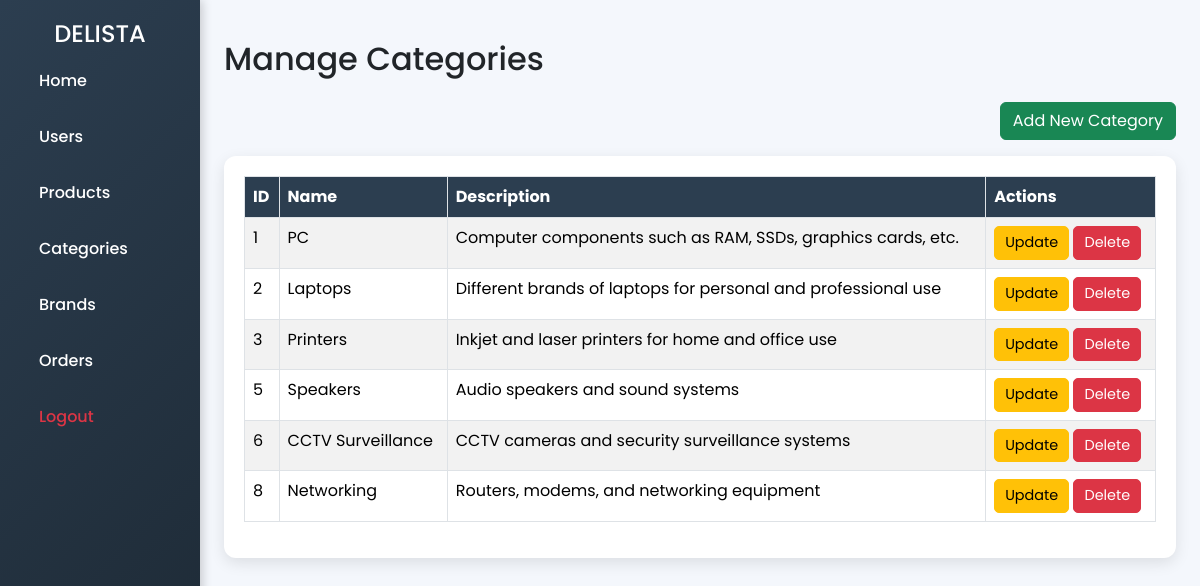
Screenshot of /admin/categories/index.php (signed in) with the database file from the repository.
### tables this page shows
CREATE TABLE `categories` (
  `id` int(11) NOT NULL,
  `name` varchar(100) NOT NULL,
  `description` text DEFAULT NULL,
  `image` varchar(255) DEFAULT NULL
);

### admin/categories/index.php (the view, shortened to what this page needs)
<!DOCTYPE html>
<html lang="en">
<head>
    <link href="../../assets/css/bootstrap.min.css" rel="stylesheet">
</head>
<body>
<?php
    include '../../db/config.php';
    $categories = $conn->query("SELECT * FROM categories");
?>
<div class="container-fluid">
    <div class="row">
        <?php include '../sidebar.php'; ?>
        <main class="col-md-9 ms-sm-auto col-lg-10 px-md-4 content">
            <h2 class="mb-4">Manage Categories</h2>
            <div class="mb-3 text-end">
                <a href="add.php" class="btn btn-success">Add New Category</a>
            </div>
            <div class="table-container">
                <table class="table table-bordered table-striped">
                    <thead>
                        <tr>
                            <th>ID</th>
                            <th>Name</th>
                            <th>Description</th>
                            <th>Actions</th>
                        </tr>
                    </thead>
                    <tbody>
                        <?php while ($row = $categories->fetch_assoc()): ?>
                            <tr>
                                <td><?= $row['id'] ?></td>
                                <td><?= $row['name'] ?></td>
                                <td><?= $row['description'] ?></td>
                                <td>
                                    <a href="update.php?id=<?= $row['id'] ?>" class="btn btn-warning btn-sm">Update</a>
                                    <a href="delete.php?id=<?= $row['id'] ?>" class="btn btn-danger btn-sm" onclick="return confirm('Are you sure?');">Delete</a>
                                </td>
                            </tr>
                        <?php endwhile; ?>
                    </tbody>
                </table>
            </div>
        </main>
    </div>
</div>
</body>
</html>

### admin/categories/index.php (style rules this page uses)
body { background: #f4f7fc; font-family: 'Poppins', sans-serif; }
.content { padding: 40px; }
.table-container { background: white; padding: 20px; border-radius: 12px; box-shadow: 0px 5px 15px rgba(0, 0, 0, 0.1); }
.table th { background: #2c3e50; color: white; }
.btn-sm { font-size: 0.9rem; padding: 5px 10px; border-radius: 5px; }

### rows the page displays
categories: id "1", name "PC", description "Computer components such as RAM, SSDs, graphics cards, etc."
categories: id "2", name "Laptops", description "Different brands of laptops for personal and professional use"
categories: id "3", name "Printers", description "Inkjet and laser printers for home and office use"
categories: id "5", name "Speakers", description "Audio speakers and sound systems"
categories: id "6", name "CCTV Surveillance", description "CCTV cameras and security surveillance systems"
categories: id "8", name "Networking", description "Routers, modems, and networking equipment"
